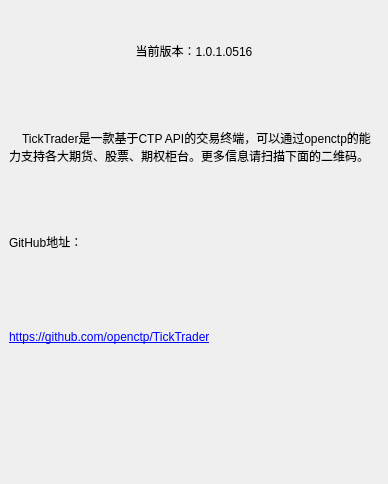
<?xml version="1.0" encoding="UTF-8"?>
<ui version="4.0">
 <class>HelpFrom</class>
 <widget class="QWidget" name="HelpFrom">
  <property name="geometry">
   <rect>
    <x>0</x>
    <y>0</y>
    <width>388</width>
    <height>484</height>
   </rect>
  </property>
  <property name="windowTitle">
   <string>关于</string>
  </property>
  <layout class="QGridLayout" name="gridLayout">
   <property name="leftMargin">
    <number>5</number>
   </property>
   <property name="topMargin">
    <number>5</number>
   </property>
   <property name="rightMargin">
    <number>5</number>
   </property>
   <property name="bottomMargin">
    <number>5</number>
   </property>
   <property name="spacing">
    <number>3</number>
   </property>
   <item row="0" column="0">
    <widget class="QLabel" name="label">
     <property name="styleSheet">
      <string notr="true">font: 75 10pt &quot;微软雅黑&quot;;</string>
     </property>
     <property name="text">
      <string>当前版本：1.0.1.0516</string>
     </property>
     <property name="alignment">
      <set>Qt::AlignCenter</set>
     </property>
    </widget>
   </item>
   <item row="1" column="0">
    <widget class="QLabel" name="label_2">
     <property name="text">
      <string>    TickTrader是一款基于CTP API的交易终端，可以通过openctp的能力支持各大期货、股票、期权柜台。更多信息请扫描下面的二维码。</string>
     </property>
     <property name="scaledContents">
      <bool>true</bool>
     </property>
     <property name="wordWrap">
      <bool>true</bool>
     </property>
    </widget>
   </item>
   <item row="2" column="0">
    <widget class="QLabel" name="label_5">
     <property name="styleSheet">
      <string notr="true">font: 75 10pt &quot;微软雅黑&quot;;</string>
     </property>
     <property name="text">
      <string>GitHub地址：</string>
     </property>
     <property name="scaledContents">
      <bool>true</bool>
     </property>
     <property name="wordWrap">
      <bool>false</bool>
     </property>
    </widget>
   </item>
   <item row="3" column="0">
    <widget class="QLabel" name="label_4">
     <property name="styleSheet">
      <string notr="true">font: 75 12pt &quot;微软雅黑&quot;;
color: rgb(85, 85, 255);</string>
     </property>
     <property name="text">
      <string>&lt;html&gt;&lt;head/&gt;&lt;body&gt;&lt;p&gt;&lt;a href=&quot;https://github.com/openctp/TickTrader&quot;&gt;&lt;span style=&quot; text-decoration: underline; color:#0000ff;&quot;&gt;https://github.com/openctp/TickTrader&lt;/span&gt;&lt;/a&gt;&lt;/p&gt;&lt;/body&gt;&lt;/html&gt;</string>
     </property>
     <property name="scaledContents">
      <bool>true</bool>
     </property>
     <property name="wordWrap">
      <bool>false</bool>
     </property>
     <property name="openExternalLinks">
      <bool>true</bool>
     </property>
    </widget>
   </item>
   <item row="4" column="0">
    <widget class="QLabel" name="label_3">
     <property name="maximumSize">
      <size>
       <width>370</width>
       <height>350</height>
      </size>
     </property>
     <property name="text">
      <string/>
     </property>
     <property name="pixmap">
      <pixmap resource="tradewidget.qrc">:/image/images/openctp.jpg</pixmap>
     </property>
     <property name="scaledContents">
      <bool>true</bool>
     </property>
     <property name="wordWrap">
      <bool>true</bool>
     </property>
    </widget>
   </item>
  </layout>
 </widget>
 <resources>
  <include location="tradewidget.qrc"/>
 </resources>
 <connections/>
</ui>
